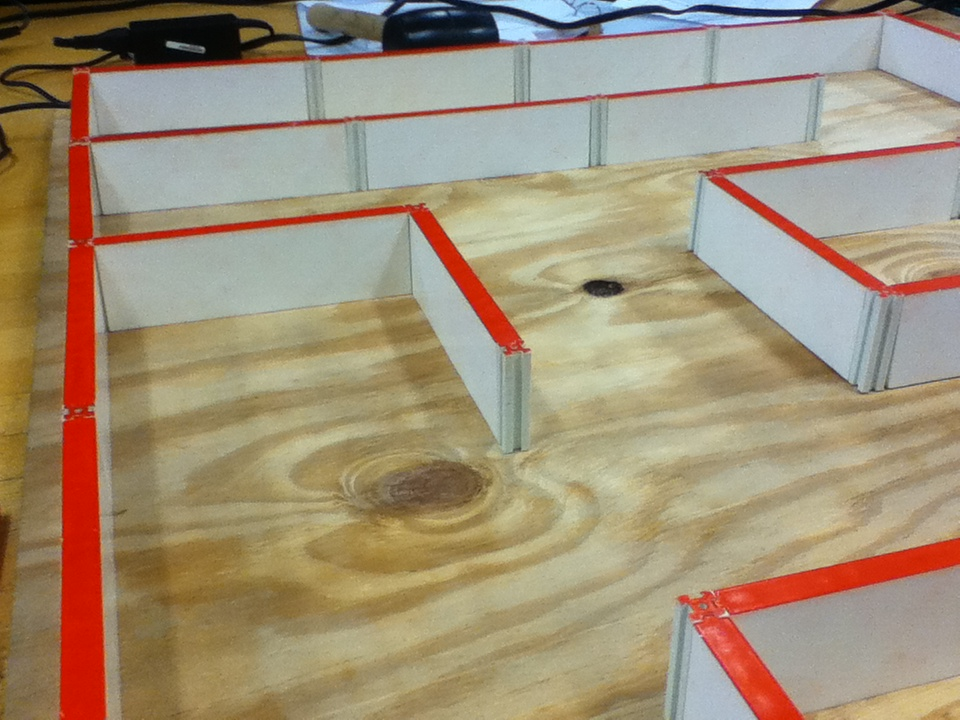
#> input picture data/m7/IMG_0290.JPG, 960 x 720 px
$ python homography_tester.py   (older library calls are emulated)
#> lines starting #> are read from the running program, lines starting #| are printed output that depends on the picture
import numpy as np
import cv2
import matplotlib.pylab as plt

# Load one of the test images
img = cv2.imread('../../data/m7/IMG_0290.JPG', cv2.CV_LOAD_IMAGE_COLOR)
#> img is the input picture: shape (720, 960, 3); mean B, G, R 119.6, 144.7, 161

# Coordinates of the square from the perspective image
topleft = [416, 207]
topright = [710, 172]
bottomright = [884, 291]
bottomleft = [515, 348]
src = np.array([topleft, topright, bottomright, bottomleft], np.float32)

# Coordinates of the square from an orthographic point of view
stopleft = [200, 600]
stopright = [400, 600]
sbottomright = [400, 800]
sbottomleft = [200, 800]
dst = np.array([stopleft, stopright, sbottomright, sbottomleft], np.float32)

transform = cv2.getPerspectiveTransform(src, dst)
ortho = cv2.warpPerspective(img, transform, (720, 960))
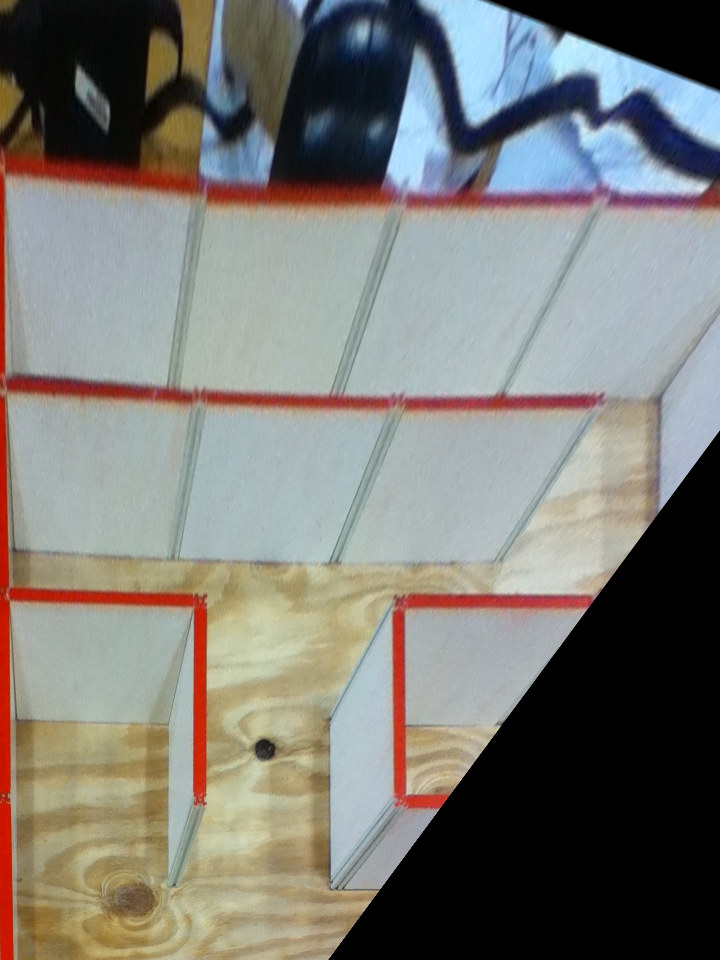
#> ortho: shape (960, 720, 3); mean B, G, R 118, 123.3, 124.8
cv2.imshow('ortho', ortho)
# cv2.imwrite('ortho.jpg', ortho)

$ run again, with data/m7/IMG_0289.JPG copied over data/m7/IMG_0290.JPG
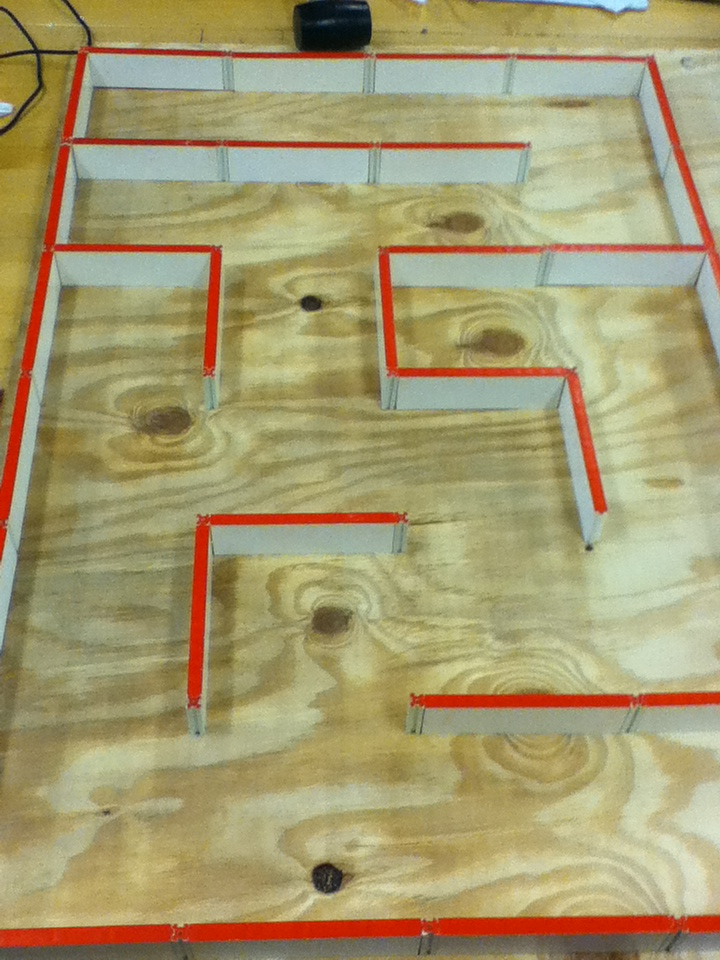
#> input picture data/m7/IMG_0289.JPG, 720 x 960 px
#> img is the input picture: shape (960, 720, 3); mean B, G, R 111.7, 154.6, 165.7
#> `ortho = cv2.warpPerspective(img, transform, (720, 960))`:
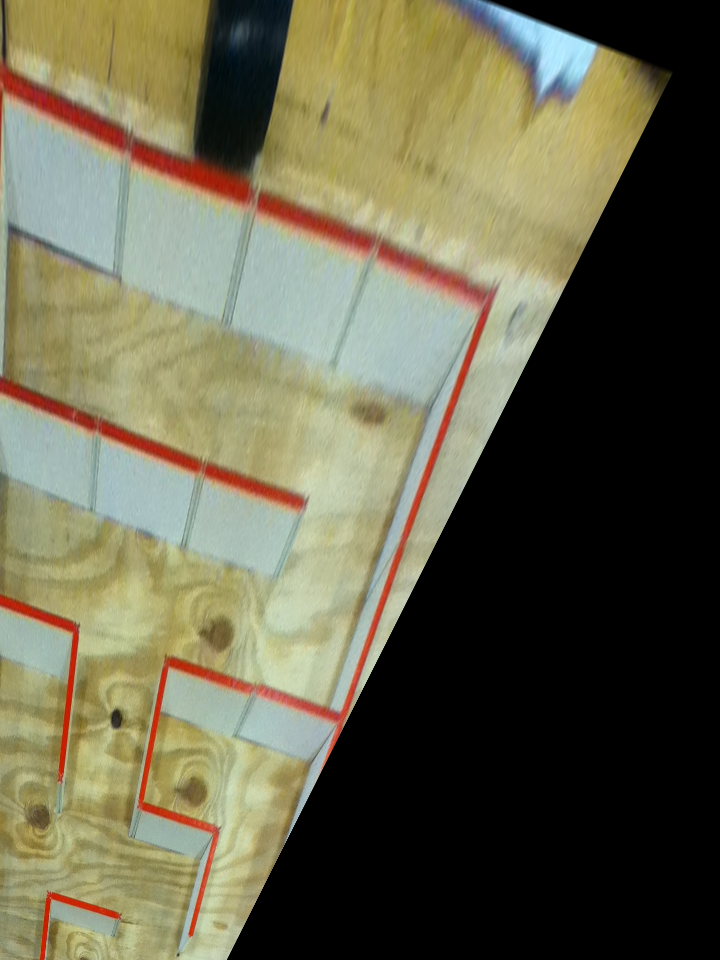
#> ortho: shape (960, 720, 3); mean B, G, R 76.8, 100.4, 103.6

$ run again, with data/m7/IMG_0291.JPG copied over data/m7/IMG_0290.JPG
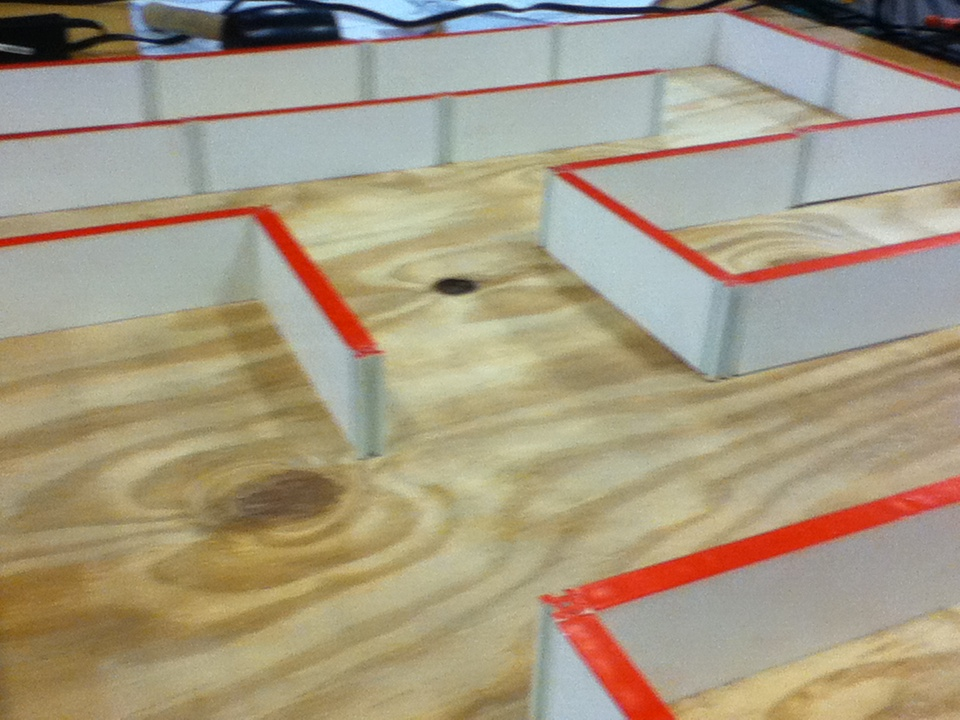
#> input picture data/m7/IMG_0291.JPG, 960 x 720 px
#> img is the input picture: shape (720, 960, 3); mean B, G, R 130.7, 154, 165.7
#> `ortho = cv2.warpPerspective(img, transform, (720, 960))`:
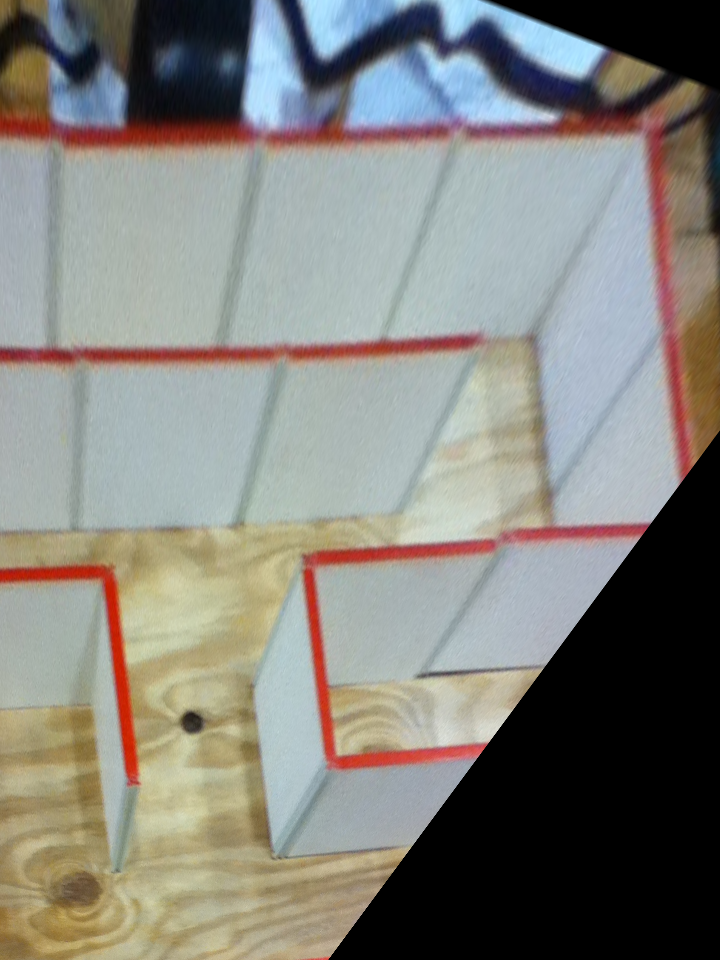
#> ortho: shape (960, 720, 3); mean B, G, R 124.7, 130.9, 132.1

$ run again, with data/m7/IMG_0292.JPG copied over data/m7/IMG_0290.JPG
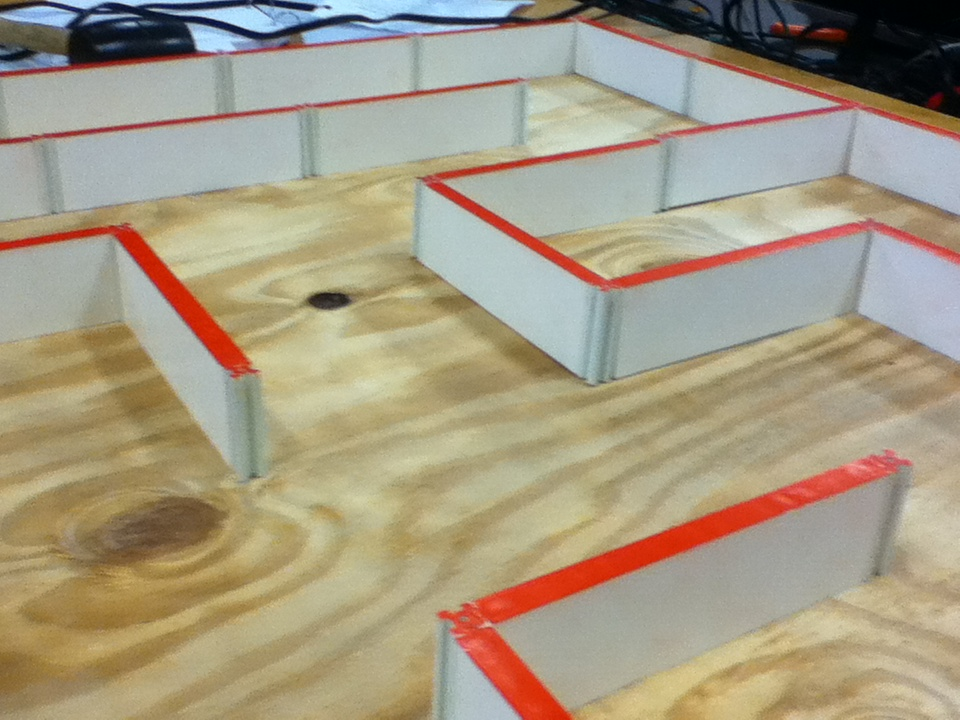
#> input picture data/m7/IMG_0292.JPG, 960 x 720 px
#> img is the input picture: shape (720, 960, 3); mean B, G, R 131.4, 154.8, 166.1
#> `ortho = cv2.warpPerspective(img, transform, (720, 960))`:
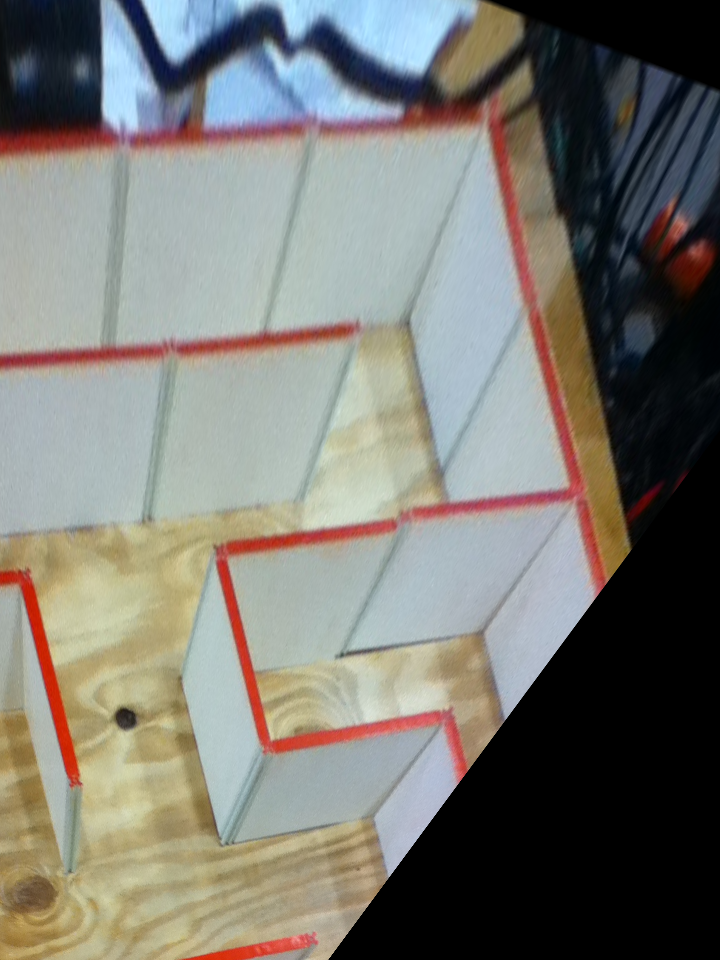
#> ortho: shape (960, 720, 3); mean B, G, R 114.9, 121.5, 122.9
